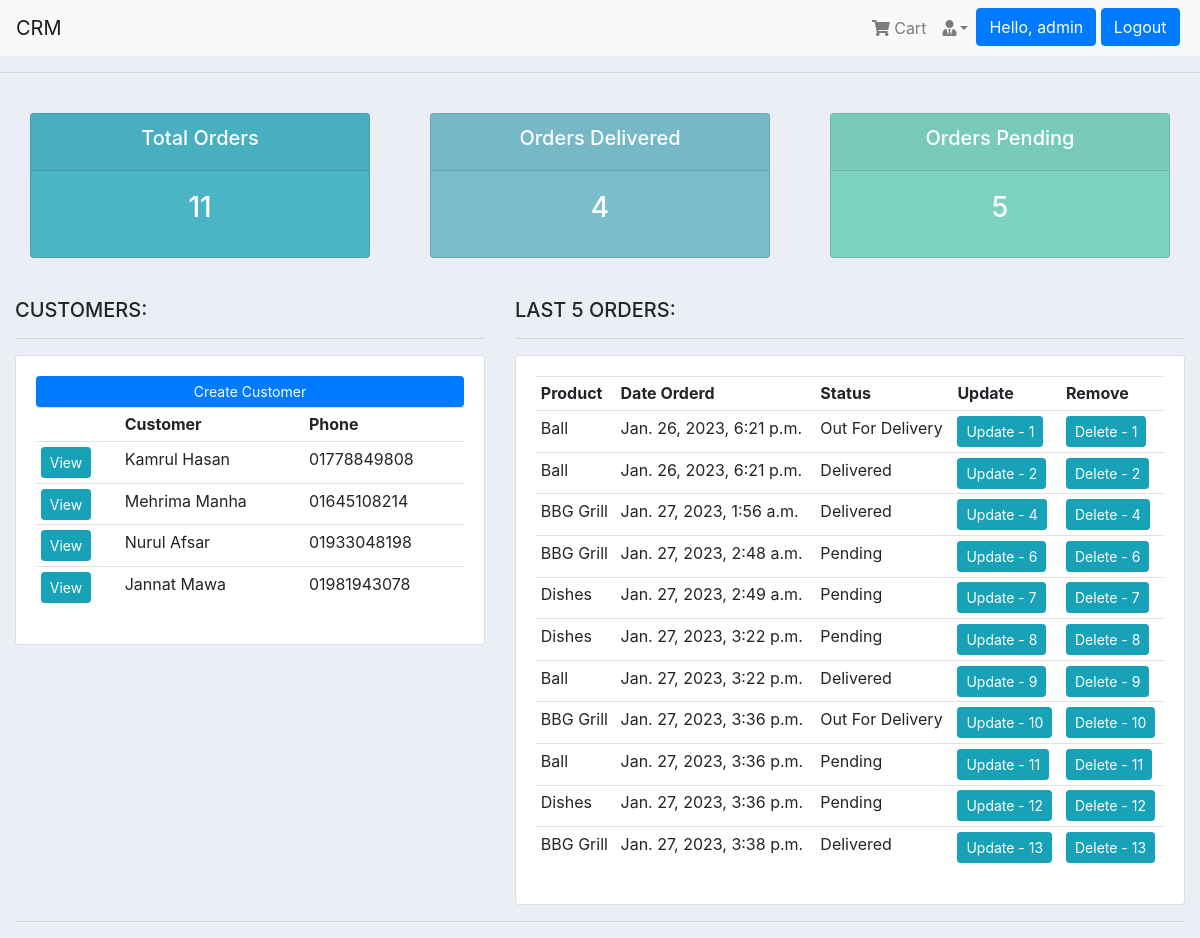
Before: / (signed in) with the older database file.
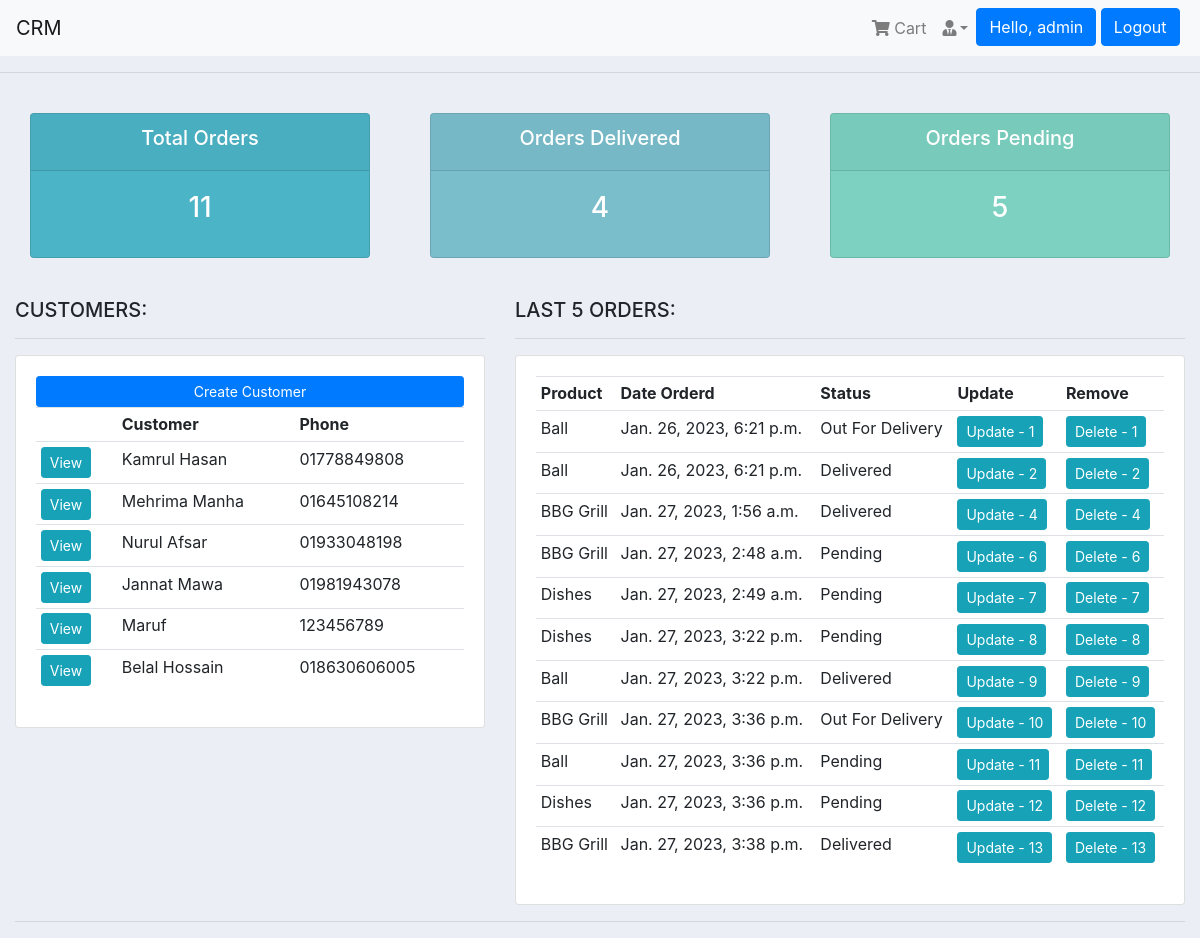
After: the same page with the newer database file.
### accounts/models.py (models this page shows, shortened)
class Customer(models.Model):
    user = models.OneToOneField(User,null=True,on_delete=models.CASCADE)
    name = models.CharField(max_length=200,null=True)
    phone = models.CharField(max_length=20,null=True)
    email = models.CharField(max_length=60,null=True)
    profile_pic = models.ImageField(default='logo.png',upload_to='profile',null=True,blank=True)
    date_created = models.DateTimeField(auto_now_add=True)

class Order(models.Model):
    STATUS = (
        ('Pending','Pending'),
        ('Out For Delivery','Out for delivery'),
        ('Delivered','Delivered'),
    )
    customer = models.ForeignKey(Customer,on_delete=models.SET_NULL,null=True)
    product = models.ForeignKey(Product,on_delete=models.SET_NULL,null=True)
    date_created = models.DateTimeField(auto_now_add=True)
    status = models.CharField(max_length=50,null=True,choices=STATUS)
    note = models.CharField(max_length=1000,null=True)

class Product(models.Model):
    CATEGORY = (
        ('Indoor','Indoor'),
        ('Outdoor','Outdoor'),
    )
    name = models.CharField(max_length=200,null=True)
    price = models.DecimalField(max_digits=10,decimal_places=2,default=0.0)
    category = models.CharField(max_length=50,null=True,choices=CATEGORY)
    description = models.CharField(max_length=200,null=True)
    date_created = models.DateTimeField(auto_now_add=True)
    tags = models.ManyToManyField(Tag)

### accounts/decorators.py (the view)
    def wrapper_function(request,*args,**kwargs):
        group = None
        if request.user.groups.exists():
            group = request.user.groups.all()[0].name
            print("Group",group)
        if group=='customer':
            return redirect('user_page')
        if group == 'admin':
            return view_func(request,*args,**kwargs)

### accounts/views.py (called while the page is built)
@login_required
@admin_only
def home(request):
    orders = Order.objects.all()
    customers = Customer.objects.all()
    total_customers = customers.count()
    total_orders = orders.count()
    delivered = Order.objects.filter(status='Delivered').count()
    pending = Order.objects.filter(status='Pending').count()
    content = {'title':'Dashboard','orders':orders,'customers':customers,
    'total_customers':total_customers,'total_orders':total_orders,
    'delivered':delivered,'pending':pending}
    return render(request,'accounts/dashboard.html',context=content)

### accounts/templates/accounts/dashboard.html
{% extends 'main.html' %}
{% block content %}
{% include 'accounts/status.html' %}
<br>
<div class="row">
    <div class="col-md-5">
        <h5>CUSTOMERS: </h5>
        <hr>
        <div class="card card-body">
            <a href="{% url 'create_customer' %}" class="btn btn-primary btn-sm btn-block">Create Customer</a>
            <table class="table table-sm">
                <tr>
                    <th></th>
                    <th>Customer</th>
                    <th>Phone</th>
                </tr>
                {% for customer in customers %}
                <tr>
                    <td><a class="btn btn-sm btn-info" href="{% url 'customer' pk=customer.id %}">View</a></td>
                    <td>{{customer.name}}</td>
                    <td>{{customer.phone}}</td>
                </tr>
                {% endfor %}
            </table>
        </div>
    </div>
    <div class="col-md-7">
        <h5>LAST 5 ORDERS:</h5>
        <hr>
        <div class="card card-body">
            <table class="table table-sm">
                <tr>
                    <th>Product</th>
                    <th>Date Orderd</th>
                    <th>Status</th>
                    <th>Update</th>
                    <th>Remove</th>
                </tr>
                {% for order in orders %}
                <tr>
                    <td>{{order.product.name}}</td>
                    <td>{{order.date_created}}</td>
                    <td>{{order.status}}</td>
                    <td><a class="btn btn-sm btn-info" href="{% url 'update_order' pk=order.id %}">Update -
                            {{order.id}}</a></td>
                    <td><a class="btn btn-sm btn-info" href="{% url 'delete_order' pk=order.id %}">Delete -
                            {{order.id}}</a></td>
                </tr>
                {% endfor %}
            </table>
        </div>
    </div>
</div>
<hr>
{% endblock content %}

### accounts/templates/main.html (shortened to what this page needs)
{% load static %}
<!DOCTYPE html>
<html lang="en">
<head>
    <link rel="stylesheet" href="https://stackpath.bootstrapcdn.com/bootstrap/4.3.1/css/bootstrap.min.css"
>
    <link href="https://cdnjs.cloudflare.com/ajax/libs/font-awesome/5.10.2/css/all.css" rel="stylesheet">
    <link rel="stylesheet" href="{% static 'css/main.css' %}">
</head>
<body>
    {% include 'accounts/navbar.html' %}
    <hr>
    <div class="container-fluid">
        {% block content %}
        {% endblock content %}
    </div>
</body>
</html>
</body>
</html>

### accounts/templates/accounts/navbar.html (shortened to what this page needs)
<nav class="navbar navbar-expand-lg navbar-light bg-light">
    <a href="/" class="navbar-brand">CRM</a>
    <div class="collapse navbar-collapse" id="navbarNav">
        <ul class="navbar-nav ml-auto">
            <li class="nav-item">
                <a href="" class="nav-link">
                    <i class="fa fa-shopping-cart"></i> Cart
                </a>
            </li>
            <li class="nav-item dropdown">
                <a class="nav-link dropdown-toggle" href="#" id="navbarDropdown" role="button" data-toggle="dropdown"
                    aria-haspopup="true" aria-expanded="false"><i class="fas fa-user-tie"></i></a>
            </li>
            {% if request.user.is_authenticated %}
            <li class="nav-item">
                <a href="{% url 'account' %}" class="btn btn-primary">Hello, {{request.user.username}}</a>
            </li> &nbsp;
            <li class="nav-item">
                <a href="{% url 'logout' %}" class="btn btn-primary">Logout</a>
            </li> &nbsp;
            {% endif %}
        </ul>
    </div>
</nav>

### accounts/templates/accounts/status.html
<br>
<div class="row">
    <div class="col">
        <div class="col-md">
            <div class="card text-center text-white mb-3" id="total-orders">
                <div class="card-header">
                    <h5>Total Orders</h5>
                </div>
                <div class="card-body">
                    <h3 class="card-title">{{total_orders}}</h3>
                </div>
            </div>
        </div>
    </div>
    <div class="col">
        <div class="col-md">
            <div class="card text-center text-white mb-3" id="orders-delivered">
                <div class="card-header">
                    <h5>Orders Delivered</h5>
                </div>
                <div class="card-body">
                    <h3 class="card-title">{{delivered}}</h3>
                </div>
            </div>
        </div>
    </div>
    <div class="col">
        <div class="col-md">
            <div class="card text-center text-white mb-3" id="orders-pending">
                <div class="card-header">
                    <h5>Orders Pending</h5>
                </div>
                <div class="card-body">
                    <h3 class="card-title">{{pending}}</h3>
                </div>
            </div>
        </div>
    </div>
</div>

### static/css/main.css (style rules this page uses)
body { background-color: #ebeff5; }
#total-orders { background-color: #4cb4c7; }
#orders-delivered { background-color: #7abecc; }
#orders-pending { background-color: #7CD1C0; }

Changed rows visible on the page:
added Customer: name "Maruf", phone "123456789"
added Customer: name "Belal Hossain", phone "018630606005"
